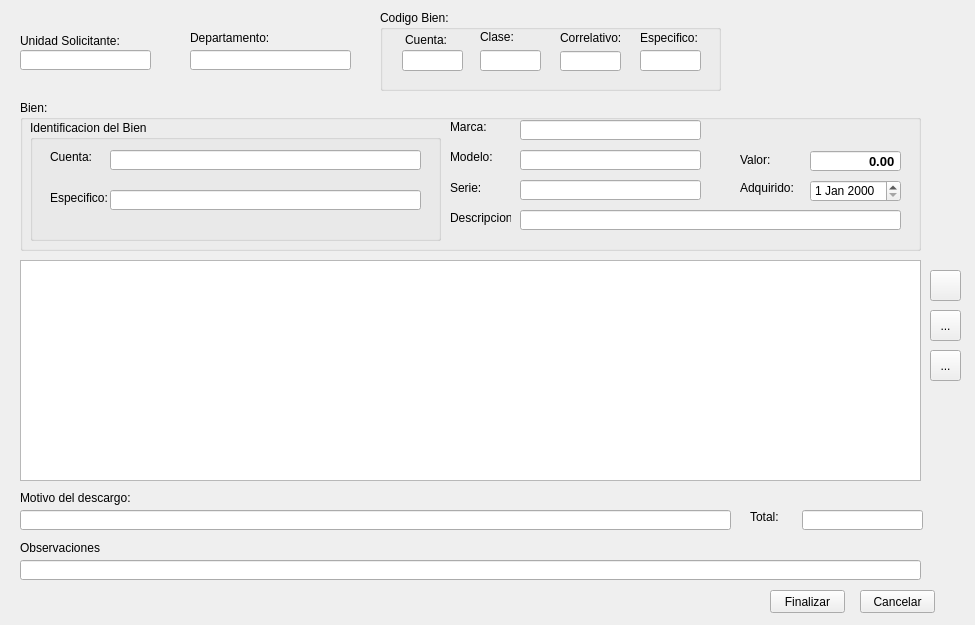
<?xml version="1.0" encoding="UTF-8"?>
<ui version="4.0">
 <class>DescargoBienes</class>
 <widget class="QWidget" name="DescargoBienes">
  <property name="windowModality">
   <enum>Qt::ApplicationModal</enum>
  </property>
  <property name="geometry">
   <rect>
    <x>0</x>
    <y>0</y>
    <width>975</width>
    <height>625</height>
   </rect>
  </property>
  <property name="minimumSize">
   <size>
    <width>960</width>
    <height>625</height>
   </size>
  </property>
  <property name="maximumSize">
   <size>
    <width>975</width>
    <height>625</height>
   </size>
  </property>
  <property name="windowTitle">
   <string>Descargo de Bienes del Inventario de Activo Fijo</string>
  </property>
  <widget class="QTableWidget" name="tablaBienes">
   <property name="geometry">
    <rect>
     <x>20</x>
     <y>260</y>
     <width>901</width>
     <height>221</height>
    </rect>
   </property>
  </widget>
  <widget class="QLineEdit" name="observaciones">
   <property name="geometry">
    <rect>
     <x>20</x>
     <y>560</y>
     <width>901</width>
     <height>20</height>
    </rect>
   </property>
   <property name="maxLength">
    <number>148</number>
   </property>
  </widget>
  <widget class="QLabel" name="label_17">
   <property name="geometry">
    <rect>
     <x>20</x>
     <y>540</y>
     <width>81</width>
     <height>16</height>
    </rect>
   </property>
   <property name="text">
    <string>Observaciones:</string>
   </property>
  </widget>
  <widget class="QToolButton" name="nuevoBien">
   <property name="geometry">
    <rect>
     <x>930</x>
     <y>350</y>
     <width>31</width>
     <height>31</height>
    </rect>
   </property>
   <property name="toolTip">
    <string>Nuevo Bien</string>
   </property>
   <property name="text">
    <string>...</string>
   </property>
   <property name="icon">
    <iconset resource="../ContablesPrincipal.qrc">
     <normaloff>:/iconos/filenew.png</normaloff>:/iconos/filenew.png</iconset>
   </property>
  </widget>
  <widget class="QToolButton" name="botonAgregarBien">
   <property name="geometry">
    <rect>
     <x>930</x>
     <y>270</y>
     <width>31</width>
     <height>31</height>
    </rect>
   </property>
   <property name="toolTip">
    <string>Agregar Bien</string>
   </property>
   <property name="text">
    <string/>
   </property>
   <property name="icon">
    <iconset resource="../ContablesPrincipal.qrc">
     <normaloff>:/iconos/mas.png</normaloff>:/iconos/mas.png</iconset>
   </property>
  </widget>
  <widget class="QToolButton" name="botonEliminarBien">
   <property name="geometry">
    <rect>
     <x>930</x>
     <y>310</y>
     <width>31</width>
     <height>31</height>
    </rect>
   </property>
   <property name="toolTip">
    <string>Eliminar Bien</string>
   </property>
   <property name="text">
    <string>...</string>
   </property>
   <property name="icon">
    <iconset resource="../ContablesPrincipal.qrc">
     <normaloff>:/iconos/menos.png</normaloff>:/iconos/menos.png</iconset>
   </property>
  </widget>
  <widget class="QLabel" name="label_16">
   <property name="geometry">
    <rect>
     <x>750</x>
     <y>510</y>
     <width>46</width>
     <height>14</height>
    </rect>
   </property>
   <property name="text">
    <string>Total:</string>
   </property>
  </widget>
  <widget class="QLineEdit" name="totalIngreso">
   <property name="geometry">
    <rect>
     <x>802</x>
     <y>510</y>
     <width>121</width>
     <height>20</height>
    </rect>
   </property>
   <property name="readOnly">
    <bool>true</bool>
   </property>
  </widget>
  <widget class="QPushButton" name="pushButton_2">
   <property name="geometry">
    <rect>
     <x>860</x>
     <y>590</y>
     <width>75</width>
     <height>23</height>
    </rect>
   </property>
   <property name="text">
    <string>Cancelar</string>
   </property>
  </widget>
  <widget class="QPushButton" name="finalizarTransaccion">
   <property name="geometry">
    <rect>
     <x>770</x>
     <y>590</y>
     <width>75</width>
     <height>23</height>
    </rect>
   </property>
   <property name="text">
    <string>Finalizar</string>
   </property>
  </widget>
  <widget class="QGroupBox" name="groupBox_5">
   <property name="geometry">
    <rect>
     <x>20</x>
     <y>100</y>
     <width>901</width>
     <height>151</height>
    </rect>
   </property>
   <property name="title">
    <string>Bien:</string>
   </property>
   <widget class="QGroupBox" name="groupBox_6">
    <property name="geometry">
     <rect>
      <x>10</x>
      <y>20</y>
      <width>411</width>
      <height>121</height>
     </rect>
    </property>
    <property name="title">
     <string>Identificacion del Bien</string>
    </property>
    <widget class="QLabel" name="label_8">
     <property name="geometry">
      <rect>
       <x>20</x>
       <y>30</y>
       <width>46</width>
       <height>14</height>
      </rect>
     </property>
     <property name="text">
      <string>Cuenta: </string>
     </property>
    </widget>
    <widget class="QLineEdit" name="cuentaAsignada">
     <property name="geometry">
      <rect>
       <x>80</x>
       <y>30</y>
       <width>311</width>
       <height>20</height>
      </rect>
     </property>
     <property name="readOnly">
      <bool>true</bool>
     </property>
    </widget>
    <widget class="QLabel" name="label_19">
     <property name="geometry">
      <rect>
       <x>20</x>
       <y>70</y>
       <width>61</width>
       <height>16</height>
      </rect>
     </property>
     <property name="text">
      <string>Especifico: </string>
     </property>
    </widget>
    <widget class="QLineEdit" name="nombreEspecifico">
     <property name="geometry">
      <rect>
       <x>80</x>
       <y>70</y>
       <width>311</width>
       <height>20</height>
      </rect>
     </property>
     <property name="readOnly">
      <bool>true</bool>
     </property>
    </widget>
   </widget>
   <widget class="QLabel" name="label_10">
    <property name="geometry">
     <rect>
      <x>430</x>
      <y>20</y>
      <width>46</width>
      <height>14</height>
     </rect>
    </property>
    <property name="text">
     <string>Marca:</string>
    </property>
   </widget>
   <widget class="QLabel" name="label_11">
    <property name="geometry">
     <rect>
      <x>430</x>
      <y>50</y>
      <width>46</width>
      <height>14</height>
     </rect>
    </property>
    <property name="text">
     <string>Modelo:</string>
    </property>
   </widget>
   <widget class="QLabel" name="label_13">
    <property name="geometry">
     <rect>
      <x>430</x>
      <y>80</y>
      <width>41</width>
      <height>16</height>
     </rect>
    </property>
    <property name="text">
     <string>Serie:</string>
    </property>
   </widget>
   <widget class="QLineEdit" name="serie">
    <property name="geometry">
     <rect>
      <x>500</x>
      <y>80</y>
      <width>181</width>
      <height>20</height>
     </rect>
    </property>
    <property name="maxLength">
     <number>25</number>
    </property>
   </widget>
   <widget class="QLabel" name="label_15">
    <property name="geometry">
     <rect>
      <x>720</x>
      <y>50</y>
      <width>41</width>
      <height>20</height>
     </rect>
    </property>
    <property name="text">
     <string>Valor:</string>
    </property>
   </widget>
   <widget class="QDoubleSpinBox" name="valorBien">
    <property name="geometry">
     <rect>
      <x>790</x>
      <y>50</y>
      <width>91</width>
      <height>22</height>
     </rect>
    </property>
    <property name="font">
     <font>
      <pointsize>10</pointsize>
      <weight>75</weight>
      <bold>true</bold>
     </font>
    </property>
    <property name="locale">
     <locale language="Spanish" country="ElSalvador"/>
    </property>
    <property name="wrapping">
     <bool>false</bool>
    </property>
    <property name="frame">
     <bool>true</bool>
    </property>
    <property name="alignment">
     <set>Qt::AlignRight|Qt::AlignTrailing|Qt::AlignVCenter</set>
    </property>
    <property name="buttonSymbols">
     <enum>QAbstractSpinBox::NoButtons</enum>
    </property>
    <property name="specialValueText">
     <string/>
    </property>
    <property name="keyboardTracking">
     <bool>true</bool>
    </property>
    <property name="maximum">
     <double>10000000.000000000000000</double>
    </property>
   </widget>
   <widget class="QLineEdit" name="descripcion">
    <property name="geometry">
     <rect>
      <x>500</x>
      <y>110</y>
      <width>381</width>
      <height>20</height>
     </rect>
    </property>
    <property name="readOnly">
     <bool>true</bool>
    </property>
   </widget>
   <widget class="QLabel" name="label_12">
    <property name="geometry">
     <rect>
      <x>430</x>
      <y>110</y>
      <width>61</width>
      <height>16</height>
     </rect>
    </property>
    <property name="text">
     <string>Descripcion:</string>
    </property>
   </widget>
   <widget class="QLineEdit" name="modelo">
    <property name="geometry">
     <rect>
      <x>500</x>
      <y>50</y>
      <width>181</width>
      <height>20</height>
     </rect>
    </property>
    <property name="readOnly">
     <bool>true</bool>
    </property>
   </widget>
   <widget class="QLineEdit" name="marca">
    <property name="geometry">
     <rect>
      <x>500</x>
      <y>20</y>
      <width>181</width>
      <height>20</height>
     </rect>
    </property>
    <property name="readOnly">
     <bool>true</bool>
    </property>
   </widget>
   <widget class="QDateEdit" name="fechaAquisicion">
    <property name="geometry">
     <rect>
      <x>790</x>
      <y>80</y>
      <width>91</width>
      <height>22</height>
     </rect>
    </property>
   </widget>
   <widget class="QLabel" name="label_9">
    <property name="geometry">
     <rect>
      <x>720</x>
      <y>80</y>
      <width>71</width>
      <height>16</height>
     </rect>
    </property>
    <property name="text">
     <string>Adquirido:</string>
    </property>
   </widget>
  </widget>
  <widget class="QLabel" name="label_5">
   <property name="geometry">
    <rect>
     <x>190</x>
     <y>30</y>
     <width>91</width>
     <height>16</height>
    </rect>
   </property>
   <property name="text">
    <string>Departamento:</string>
   </property>
  </widget>
  <widget class="QLineEdit" name="nombreDpto">
   <property name="geometry">
    <rect>
     <x>190</x>
     <y>50</y>
     <width>161</width>
     <height>20</height>
    </rect>
   </property>
   <property name="maxLength">
    <number>100</number>
   </property>
   <property name="readOnly">
    <bool>true</bool>
   </property>
  </widget>
  <widget class="QGroupBox" name="groupBox">
   <property name="geometry">
    <rect>
     <x>380</x>
     <y>10</y>
     <width>341</width>
     <height>81</height>
    </rect>
   </property>
   <property name="title">
    <string>Codigo Bien:</string>
   </property>
   <widget class="QLineEdit" name="cuentaNO">
    <property name="geometry">
     <rect>
      <x>22</x>
      <y>40</y>
      <width>61</width>
      <height>21</height>
     </rect>
    </property>
    <property name="font">
     <font>
      <pointsize>10</pointsize>
      <weight>75</weight>
      <bold>true</bold>
     </font>
    </property>
    <property name="maxLength">
     <number>5</number>
    </property>
   </widget>
   <widget class="QLineEdit" name="claseNO">
    <property name="geometry">
     <rect>
      <x>100</x>
      <y>40</y>
      <width>61</width>
      <height>21</height>
     </rect>
    </property>
    <property name="font">
     <font>
      <pointsize>10</pointsize>
      <weight>75</weight>
      <bold>true</bold>
     </font>
    </property>
    <property name="maxLength">
     <number>3</number>
    </property>
   </widget>
   <widget class="QLineEdit" name="correlativoNO">
    <property name="geometry">
     <rect>
      <x>180</x>
      <y>41</y>
      <width>61</width>
      <height>20</height>
     </rect>
    </property>
    <property name="font">
     <font>
      <pointsize>10</pointsize>
      <weight>75</weight>
      <bold>true</bold>
     </font>
    </property>
    <property name="maxLength">
     <number>4</number>
    </property>
   </widget>
   <widget class="QLineEdit" name="especificoNO">
    <property name="geometry">
     <rect>
      <x>260</x>
      <y>40</y>
      <width>61</width>
      <height>21</height>
     </rect>
    </property>
    <property name="font">
     <font>
      <pointsize>10</pointsize>
      <weight>75</weight>
      <bold>true</bold>
     </font>
    </property>
    <property name="maxLength">
     <number>5</number>
    </property>
    <property name="readOnly">
     <bool>true</bool>
    </property>
   </widget>
   <widget class="QLabel" name="label">
    <property name="geometry">
     <rect>
      <x>25</x>
      <y>20</y>
      <width>61</width>
      <height>20</height>
     </rect>
    </property>
    <property name="text">
     <string>Cuenta:</string>
    </property>
   </widget>
   <widget class="QLabel" name="label_2">
    <property name="geometry">
     <rect>
      <x>100</x>
      <y>20</y>
      <width>46</width>
      <height>14</height>
     </rect>
    </property>
    <property name="text">
     <string>Clase:</string>
    </property>
   </widget>
   <widget class="QLabel" name="label_3">
    <property name="geometry">
     <rect>
      <x>180</x>
      <y>20</y>
      <width>71</width>
      <height>16</height>
     </rect>
    </property>
    <property name="text">
     <string>Correlativo:</string>
    </property>
   </widget>
   <widget class="QLabel" name="label_6">
    <property name="geometry">
     <rect>
      <x>260</x>
      <y>20</y>
      <width>61</width>
      <height>16</height>
     </rect>
    </property>
    <property name="text">
     <string>Especifico:</string>
    </property>
   </widget>
  </widget>
  <widget class="QLabel" name="label_7">
   <property name="geometry">
    <rect>
     <x>20</x>
     <y>30</y>
     <width>111</width>
     <height>21</height>
    </rect>
   </property>
   <property name="text">
    <string>Unidad Solicitante:</string>
   </property>
  </widget>
  <widget class="QLineEdit" name="lineEdit">
   <property name="geometry">
    <rect>
     <x>20</x>
     <y>510</y>
     <width>711</width>
     <height>20</height>
    </rect>
   </property>
  </widget>
  <widget class="QLabel" name="label_4">
   <property name="geometry">
    <rect>
     <x>20</x>
     <y>490</y>
     <width>111</width>
     <height>16</height>
    </rect>
   </property>
   <property name="text">
    <string>Motivo del descargo:</string>
   </property>
  </widget>
  <widget class="QLineEdit" name="nombreUnidad">
   <property name="geometry">
    <rect>
     <x>20</x>
     <y>50</y>
     <width>131</width>
     <height>20</height>
    </rect>
   </property>
   <property name="readOnly">
    <bool>true</bool>
   </property>
  </widget>
 </widget>
 <resources>
  <include location="../ContablesPrincipal.qrc"/>
 </resources>
 <connections/>
</ui>
